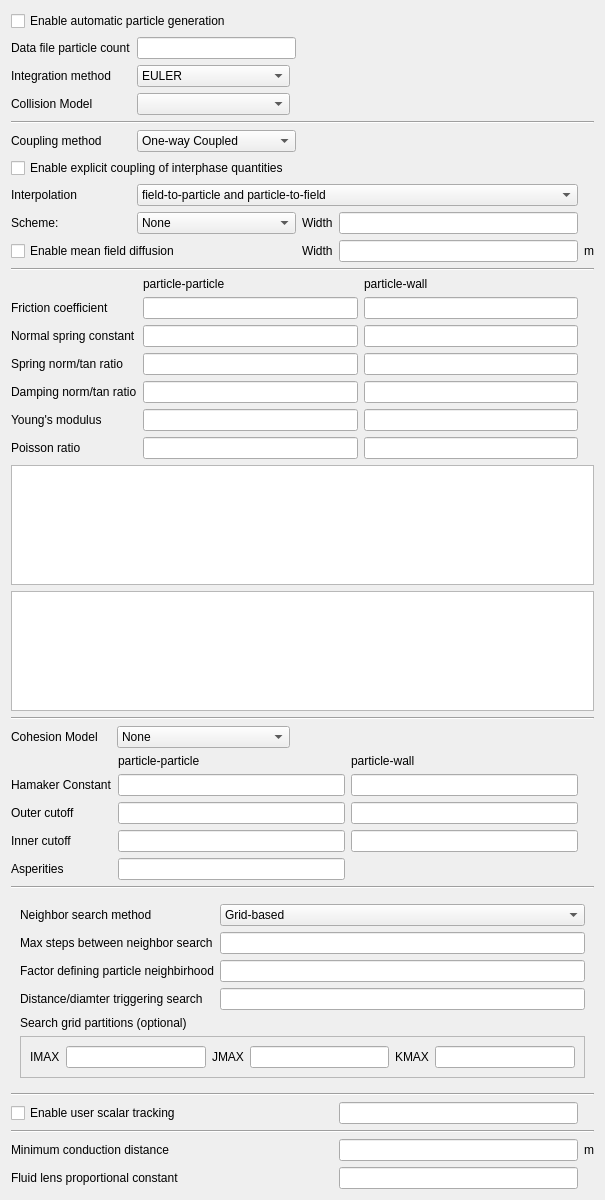
         <widget class="QWidget" name="scrollareawidgetcontents_dem_model">
          <property name="geometry">
           <rect>
            <x>0</x>
            <y>-350</y>
            <width>605</width>
            <height>1200</height>
           </rect>
          </property>
          <property name="autoFillBackground">
           <bool>false</bool>
          </property>
          <property name="styleSheet">
           <string notr="true">QWidget#scrollareawidgetcontents_des_model{
background-color:transparent;
}</string>
          </property>
          <layout class="QGridLayout" name="gridLayout_5">
           <item row="0" column="0" colspan="3">
            <widget class="CheckBox" name="checkbox_keyword_gener_part_config_2">
             <property name="text">
              <string>Enable automatic particle generation</string>
             </property>
            </widget>
           </item>
           <item row="1" column="0" colspan="2">
            <widget class="QLabel" name="label_205">
             <property name="text">
              <string>Data file particle count</string>
             </property>
            </widget>
           </item>
           <item row="1" column="2" colspan="2">
            <widget class="LineEdit" name="lineedit_keyword_particles_2"/>
           </item>
           <item row="2" column="0">
            <widget class="QLabel" name="label_152">
             <property name="text">
              <string>Integration method</string>
             </property>
            </widget>
           </item>
           <item row="2" column="2">
            <widget class="ComboBox" name="combobox_keyword_des_intg_method">
             <item>
              <property name="text">
               <string>EULER</string>
              </property>
             </item>
             <item>
              <property name="text">
               <string>ADAMS_BASHFORTH</string>
              </property>
             </item>
            </widget>
           </item>
           <item row="3" column="0">
            <widget class="QLabel" name="label_151">
             <property name="text">
              <string>Collision Model</string>
             </property>
            </widget>
           </item>
           <item row="3" column="2">
            <widget class="ComboBox" name="combobox_keyword_des_coll_model_2"/>
           </item>
           <item row="4" column="0" colspan="7">
            <widget class="Line" name="line_11">
             <property name="orientation">
              <enum>Qt::Horizontal</enum>
             </property>
            </widget>
           </item>
           <item row="5" column="0">
            <widget class="QLabel" name="label_172">
             <property name="text">
              <string>Coupling method</string>
             </property>
            </widget>
           </item>
           <item row="5" column="2" colspan="2">
            <widget class="ComboBox" name="comboBox_23">
             <item>
              <property name="text">
               <string>One-way Coupled</string>
              </property>
             </item>
             <item>
              <property name="text">
               <string>Fully Coupled</string>
              </property>
             </item>
            </widget>
           </item>
           <item row="6" column="0" colspan="4">
            <widget class="QCheckBox" name="checkBox_2">
             <property name="text">
              <string>Enable explicit coupling of interphase quantities</string>
             </property>
            </widget>
           </item>
           <item row="7" column="0">
            <widget class="QLabel" name="label_153">
             <property name="text">
              <string>Interpolation</string>
             </property>
            </widget>
           </item>
           <item row="7" column="2" colspan="4">
            <widget class="ComboBox" name="comboBox_20">
             <item>
              <property name="text">
               <string>field-to-particle and particle-to-field</string>
              </property>
             </item>
             <item>
              <property name="text">
               <string>field-to-particle only</string>
              </property>
             </item>
             <item>
              <property name="text">
               <string>particle-to-field only</string>
              </property>
             </item>
             <item>
              <property name="text">
               <string>no-interpolation</string>
              </property>
             </item>
            </widget>
           </item>
           <item row="8" column="0">
            <widget class="QLabel" name="label_181">
             <property name="text">
              <string>Scheme:</string>
             </property>
            </widget>
           </item>
           <item row="8" column="2" colspan="2">
            <widget class="ComboBox" name="comboBox_26">
             <item>
              <property name="text">
               <string>None</string>
              </property>
             </item>
             <item>
              <property name="text">
               <string>Garg 2012</string>
              </property>
             </item>
             <item>
              <property name="text">
               <string>Square DPVM</string>
              </property>
             </item>
            </widget>
           </item>
           <item row="8" column="4">
            <widget class="QLabel" name="label_154">
             <property name="text">
              <string>Width</string>
             </property>
            </widget>
           </item>
           <item row="8" column="5">
            <widget class="LineEdit" name="lineedit_dem_keyword_des_interp_width"/>
           </item>
           <item row="9" column="0" colspan="3">
            <widget class="QCheckBox" name="checkBox_4">
             <property name="text">
              <string>Enable mean field diffusion</string>
             </property>
            </widget>
           </item>
           <item row="9" column="4">
            <widget class="QLabel" name="label_163">
             <property name="text">
              <string>Width</string>
             </property>
            </widget>
           </item>
           <item row="9" column="5">
            <widget class="LineEdit" name="lineedit_keyword_des_diffuse_width"/>
           </item>
           <item row="9" column="6">
            <widget class="QLabel" name="label_182">
             <property name="text">
              <string>m</string>
             </property>
            </widget>
           </item>
           <item row="10" column="0" colspan="7">
            <widget class="Line" name="line_15">
             <property name="orientation">
              <enum>Qt::Horizontal</enum>
             </property>
            </widget>
           </item>
           <item row="11" column="0" colspan="6">
            <layout class="QGridLayout" name="gridLayout_56">
             <item row="4" column="0">
              <widget class="QLabel" name="label_173">
               <property name="text">
                <string>Damping norm/tan ratio</string>
               </property>
              </widget>
             </item>
             <item row="1" column="0">
              <widget class="QLabel" name="label_174">
               <property name="text">
                <string>Friction coefficient</string>
               </property>
              </widget>
             </item>
             <item row="4" column="2">
              <widget class="LineEdit" name="lineedit_keyword_des_etat_w_fac_3"/>
             </item>
             <item row="6" column="0">
              <widget class="QLabel" name="label_175">
               <property name="text">
                <string>Poisson ratio</string>
               </property>
              </widget>
             </item>
             <item row="4" column="1">
              <widget class="LineEdit" name="lineedit_keyword_des_etat_fac_3"/>
             </item>
             <item row="2" column="1">
              <widget class="LineEdit" name="lineedit_keyword_kn_3"/>
             </item>
             <item row="3" column="2">
              <widget class="LineEdit" name="lineedit_keyword_kt_w_fac_3"/>
             </item>
             <item row="1" column="2">
              <widget class="LineEdit" name="lineedit_keyword_mew_w_3"/>
             </item>
             <item row="3" column="0">
              <widget class="QLabel" name="label_176">
               <property name="text">
                <string>Spring norm/tan ratio</string>
               </property>
              </widget>
             </item>
             <item row="5" column="2">
              <widget class="LineEdit" name="lineedit_keyword_ew_young_3"/>
             </item>
             <item row="6" column="2">
              <widget class="LineEdit" name="lineedit_keyword_vw_poisson_3"/>
             </item>
             <item row="2" column="2">
              <widget class="LineEdit" name="lineedit_keyword_kn_w_3"/>
             </item>
             <item row="2" column="0">
              <widget class="QLabel" name="label_177">
               <property name="text">
                <string>Normal spring constant</string>
               </property>
              </widget>
             </item>
             <item row="6" column="1">
              <widget class="LineEdit" name="lineedit_keyword_v_poisson_3"/>
             </item>
             <item row="3" column="1">
              <widget class="LineEdit" name="lineedit_keyword_kt_fac_3"/>
             </item>
             <item row="5" column="0">
              <widget class="QLabel" name="label_178">
               <property name="text">
                <string>Young's modulus</string>
               </property>
              </widget>
             </item>
             <item row="5" column="1">
              <widget class="LineEdit" name="lineedit_keyword_e_young_3"/>
             </item>
             <item row="1" column="1">
              <widget class="LineEdit" name="lineedit_keyword_mew_3"/>
             </item>
             <item row="0" column="1">
              <widget class="QLabel" name="label_179">
               <property name="text">
                <string>particle-particle</string>
               </property>
              </widget>
             </item>
             <item row="0" column="2">
              <widget class="QLabel" name="label_180">
               <property name="text">
                <string>particle-wall</string>
               </property>
              </widget>
             </item>
            </layout>
           </item>
           <item row="12" column="0" colspan="7">
            <widget class="QTableWidget" name="tableWidget_4"/>
           </item>
           <item row="13" column="0" colspan="7">
            <widget class="QTableWidget" name="tableWidget_3"/>
           </item>
           <item row="14" column="0" rowspan="2" colspan="7">
            <widget class="Line" name="line_12">
             <property name="orientation">
              <enum>Qt::Horizontal</enum>
             </property>
            </widget>
           </item>
           <item row="15" column="3" rowspan="2" colspan="3">
            <spacer name="horizontalSpacer_2">
             <property name="orientation">
              <enum>Qt::Horizontal</enum>
             </property>
             <property name="sizeHint" stdset="0">
              <size>
               <width>216</width>
               <height>20</height>
              </size>
             </property>
            </spacer>
           </item>
           <item row="16" column="0">
            <widget class="QLabel" name="label_212">
             <property name="text">
              <string>Cohesion Model</string>
             </property>
            </widget>
           </item>
           <item row="16" column="1" colspan="2">
            <widget class="ComboBox" name="comboBox_29">
             <item>
              <property name="text">
               <string>None</string>
              </property>
             </item>
             <item>
              <property name="text">
               <string>Van der Waals</string>
              </property>
             </item>
            </widget>
           </item>
           <item row="17" column="0" colspan="6">
            <layout class="QGridLayout" name="gridLayout_72">
             <item row="2" column="2">
              <widget class="LineEdit" name="lineedit_keyword_wall_vdw_outer_cutoff_2"/>
             </item>
             <item row="0" column="2">
              <widget class="QLabel" name="label_206">
               <property name="text">
                <string>particle-wall</string>
               </property>
              </widget>
             </item>
             <item row="1" column="0">
              <widget class="QLabel" name="label_207">
               <property name="text">
                <string>Hamaker Constant</string>
               </property>
              </widget>
             </item>
             <item row="2" column="1">
              <widget class="LineEdit" name="lineedit_keyword_vdw_outer_cutoff_2"/>
             </item>
             <item row="1" column="1">
              <widget class="LineEdit" name="lineedit_keyword_hamaker_constant_2"/>
             </item>
             <item row="0" column="1">
              <widget class="QLabel" name="label_208">
               <property name="text">
                <string>particle-particle</string>
               </property>
              </widget>
             </item>
             <item row="2" column="0">
              <widget class="QLabel" name="label_209">
               <property name="text">
                <string>Outer cutoff</string>
               </property>
              </widget>
             </item>
             <item row="1" column="2">
              <widget class="LineEdit" name="lineedit_keyword_wall_hamaker_constant_2"/>
             </item>
             <item row="3" column="0">
              <widget class="QLabel" name="label_210">
               <property name="text">
                <string>Inner cutoff</string>
               </property>
              </widget>
             </item>
             <item row="4" column="0">
              <widget class="QLabel" name="label_211">
               <property name="text">
                <string>Asperities</string>
               </property>
              </widget>
             </item>
             <item row="3" column="1">
              <widget class="LineEdit" name="lineedit_keyword_vdw_inner_cutoff_2"/>
             </item>
             <item row="3" column="2">
              <widget class="LineEdit" name="lineedit_keyword_wall_vdw_inner_cutoff_2"/>
             </item>
             <item row="4" column="1">
              <widget class="LineEdit" name="lineedit_keyword_asperities_2"/>
             </item>
            </layout>
           </item>
           <item row="18" column="0" colspan="7">
            <widget class="Line" name="line_10">
             <property name="orientation">
              <enum>Qt::Horizontal</enum>
             </property>
            </widget>
           </item>
           <item row="19" column="0" colspan="7">
            <widget class="QFrame" name="frame_29">
             <property name="frameShape">
              <enum>QFrame::NoFrame</enum>
             </property>
             <property name="frameShadow">
              <enum>QFrame::Raised</enum>
             </property>
             <layout class="QGridLayout" name="gridLayout_73">
              <item row="1" column="1">
               <widget class="LineEdit" name="lineedit_keyword_neighbor_search_n_2"/>
              </item>
              <item row="2" column="0">
               <widget class="QLabel" name="label_216">
                <property name="text">
                 <string>Factor defining particle neighbirhood</string>
                </property>
               </widget>
              </item>
              <item row="3" column="1">
               <widget class="LineEdit" name="lineedit_keyword_neighbor_search_rad_ratio_2"/>
              </item>
              <item row="1" column="0">
               <widget class="QLabel" name="label_217">
                <property name="text">
                 <string>Max steps between neighbor search</string>
                </property>
               </widget>
              </item>
              <item row="4" column="0" colspan="2">
               <widget class="QLabel" name="label_218">
                <property name="text">
                 <string>Search grid partitions (optional)</string>
                </property>
               </widget>
              </item>
              <item row="3" column="0">
               <widget class="QLabel" name="label_219">
                <property name="text">
                 <string>Distance/diamter triggering search</string>
                </property>
               </widget>
              </item>
              <item row="0" column="1">
               <widget class="ComboBox" name="comboBox_30">
                <item>
                 <property name="text">
                  <string>Grid-based</string>
                 </property>
                </item>
                <item>
                 <property name="text">
                  <string>N-Square</string>
                 </property>
                </item>
               </widget>
              </item>
              <item row="0" column="0">
               <widget class="QLabel" name="label_220">
                <property name="text">
                 <string>Neighbor search method</string>
                </property>
               </widget>
              </item>
              <item row="2" column="1">
               <widget class="LineEdit" name="lineedit_keyword_factor_rlm_2"/>
              </item>
              <item row="5" column="0" colspan="2">
               <widget class="QFrame" name="frame_36">
                <property name="frameShape">
                 <enum>QFrame::StyledPanel</enum>
                </property>
                <property name="frameShadow">
                 <enum>QFrame::Raised</enum>
                </property>
                <layout class="QHBoxLayout" name="horizontalLayout_23">
                 <item>
                  <widget class="QLabel" name="label_221">
                   <property name="text">
                    <string>IMAX</string>
                   </property>
                  </widget>
                 </item>
                 <item>
                  <widget class="LineEdit" name="lineedit_keyword_desgridsearch_imax_2"/>
                 </item>
                 <item>
                  <widget class="QLabel" name="label_222">
                   <property name="text">
                    <string>JMAX</string>
                   </property>
                  </widget>
                 </item>
                 <item>
                  <widget class="LineEdit" name="lineedit_keyword_desgridsearch_jmax_2"/>
                 </item>
                 <item>
                  <widget class="QLabel" name="label_223">
                   <property name="text">
                    <string>KMAX</string>
                   </property>
                  </widget>
                 </item>
                 <item>
                  <widget class="LineEdit" name="lineedit_keyword_desgridsearch_kmax_2"/>
                 </item>
                </layout>
               </widget>
              </item>
             </layout>
            </widget>
           </item>
           <item row="20" column="0" colspan="7">
            <widget class="Line" name="line_13">
             <property name="orientation">
              <enum>Qt::Horizontal</enum>
             </property>
            </widget>
           </item>
           <item row="21" column="0" colspan="3">
            <widget class="QCheckBox" name="checkBox_6">
             <property name="text">
              <string>Enable user scalar tracking</string>
             </property>
            </widget>
           </item>
           <item row="21" column="5">
            <widget class="LineEdit" name="lineedit_keyword_des_usr_var_size_2"/>
           </item>
           <item row="22" column="0" colspan="7">
            <widget class="Line" name="line_14">
             <property name="orientation">
              <enum>Qt::Horizontal</enum>
             </property>
            </widget>
           </item>
           <item row="23" column="0" colspan="3">
            <widget class="QLabel" name="label_213">
             <property name="text">
              <string>Minimum conduction distance</string>
             </property>
            </widget>
           </item>
           <item row="23" column="5">
            <widget class="QLineEdit" name="lineEdit_39"/>
           </item>
           <item row="23" column="6">
            <widget class="QLabel" name="label_215">
             <property name="text">
              <string>m</string>
             </property>
            </widget>
           </item>
           <item row="24" column="0" colspan="3">
            <widget class="QLabel" name="label_214">
             <property name="text">
              <string>Fluid lens proportional constant</string>
             </property>
            </widget>
           </item>
           <item row="24" column="5">
            <widget class="QLineEdit" name="lineEdit_40"/>
           </item>
          </layout>
         </widget>
